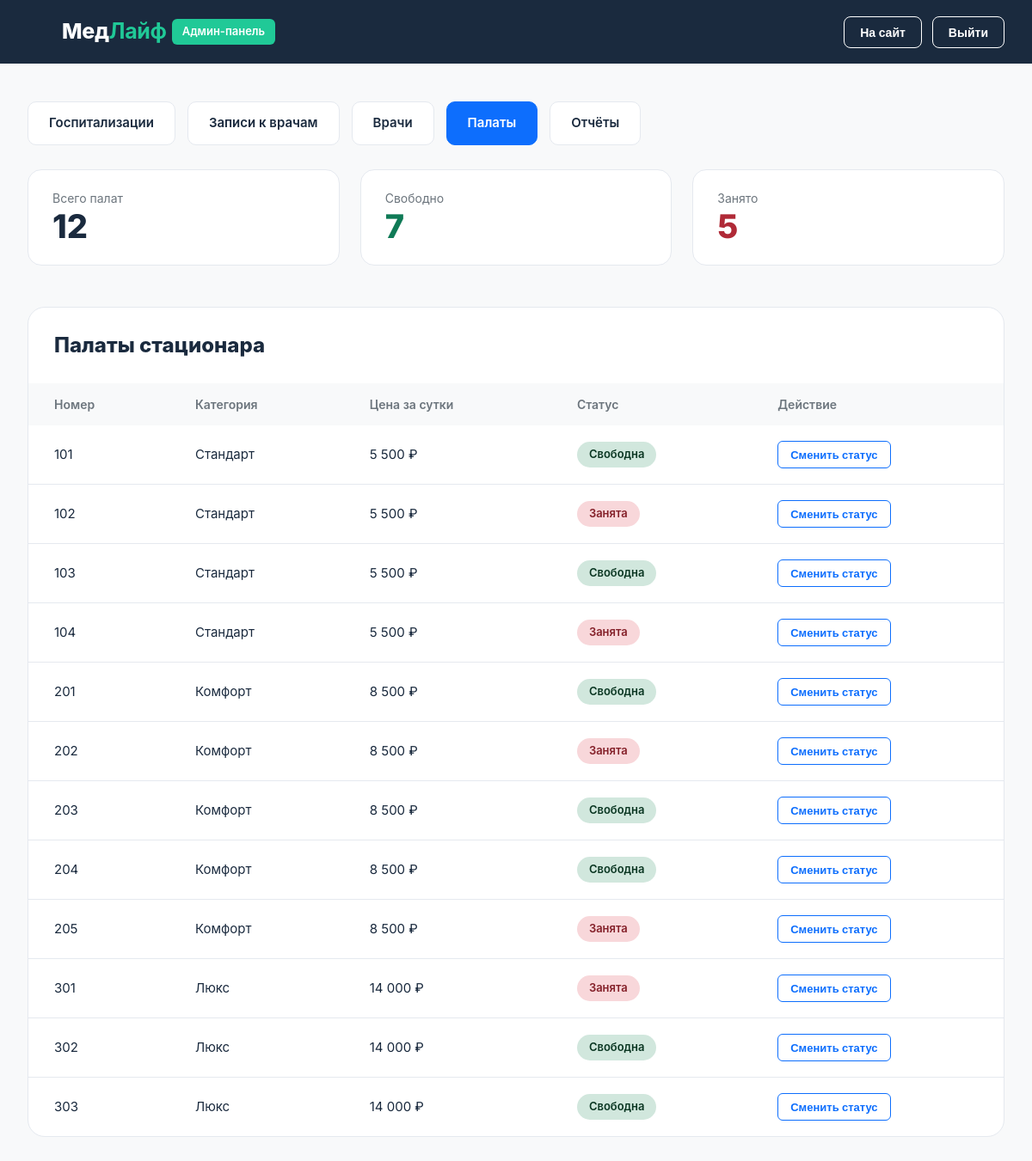
Page /admin.php?tab=rooms (signed in) on the committed database.
### tables this page shows
CREATE TABLE `rooms` (
  `id`          INT UNSIGNED NOT NULL AUTO_INCREMENT,
  `number`      VARCHAR(10)  NOT NULL,
  `category_id` INT UNSIGNED NOT NULL,
  `status`      ENUM('free','occupied') NOT NULL DEFAULT 'free',
  PRIMARY KEY (`id`),
  UNIQUE KEY `uq_rooms_number` (`number`),
  KEY `idx_rooms_category` (`category_id`),
  CONSTRAINT `fk_rooms_category` FOREIGN KEY (`category_id`) REFERENCES `room_categories` (`id`) ON DELETE RESTRICT
);

CREATE TABLE `room_categories` (
  `id`          INT UNSIGNED NOT NULL AUTO_INCREMENT,
  `name`        VARCHAR(100) NOT NULL,
  `description` VARCHAR(255) DEFAULT NULL,
  `price`       DECIMAL(10,2) NOT NULL,
  `photo`       VARCHAR(255) DEFAULT NULL,
  PRIMARY KEY (`id`),
  UNIQUE KEY `uq_room_categories_name` (`name`)
);

### admin.php (the view, shortened to what this page needs)
<?php
$tab = $_GET['tab'] ?? 'hospitalizations';
function tabs($tab) {
    $t = ['hospitalizations' => 'Госпитализации', 'appointments' => 'Записи к врачам', 'doctors' => 'Врачи', 'rooms' => 'Палаты', 'reports' => 'Отчёты'];
    echo '<div class="tabs">';
    foreach ($t as $k => $v) echo '<a class="tab ' . ($tab == $k ? 'active' : '') . '" href="?tab=' . $k . '">' . $v . '</a>';
    echo '</div>';
}
function act_form($action, $id, $label, $cls, $tab, $confirm = '') {
    return '<form method="post" action="admin_actions.php"' . ($confirm ? ' onsubmit="return confirm(\'' . $confirm . '\')"' : '') . '>'
        . csrf_field() . '<input type="hidden" name="action" value="' . $action . '"><input type="hidden" name="id" value="' . $id . '">'
        . '<input type="hidden" name="tab" value="' . $tab . '"><button class="btn btn-sm ' . $cls . '">' . $label . '</button></form>';
}
?><!DOCTYPE html>
<html lang="ru">
<head>
<link rel="stylesheet" href="assets/css/style.css">
</head>
<body>
<header class="header"><div class="container">
  <div style="display:flex;align-items:center"><a href="admin.php" class="logo"><?= icon('heart') ?><span>Мед<b>Лайф</b></span></a><span class="tag-admin">Админ-панель</span></div>
  <div class="hright"><a href="index.php" class="btn btn-ghost">На сайт</a><a href="logout.php" class="btn btn-ghost">Выйти</a></div>
</div></header>
<main><div class="container">
<?php tabs($tab); ?>
<?php if ($tab == 'hospitalizations'):
  $cnt = db_one("SELECT (SELECT COUNT(*) FROM hospitalizations) h, (SELECT COUNT(*) FROM appointments) a, (SELECT COUNT(*) FROM doctors WHERE is_active=1) d, (SELECT COUNT(*) FROM rooms WHERE status='free') r");
  $rows = db_all('SELECT h.*, p.full_name_enc, r.number, c.name cat FROM hospitalizations h
     JOIN patients p ON p.id=h.patient_id JOIN rooms r ON r.id=h.room_id JOIN room_categories c ON c.id=r.category_id
     ORDER BY FIELD(h.status,\'active\',\'planned\',\'completed\',\'cancelled\'), h.admission_date DESC');
  $pats = [];
  foreach (db_all('SELECT id, full_name_enc FROM patients') as $p) $pats[$p['id']] = ['id' => (int)$p['id'], 'name' => decrypt_field($p['full_name_enc']), 'appts' => []];
  foreach (db_all("SELECT a.id, a.patient_id, a.appointment_date, s.name spec FROM appointments a
      JOIN doctors d ON d.id=a.doctor_id JOIN specialties s ON s.id=d.specialty_id
      WHERE a.status='completed' ORDER BY a.appointment_date DESC") as $a)
    if (isset($pats[$a['patient_id']])) $pats[$a['patient_id']]['appts'][] = ['id' => (int)$a['id'], 'label' => $a['spec'] . ' · ' . fdate($a['appointment_date'])];
  usort($pats, fn($x, $y) => strcmp($x['name'], $y['name']));
  $cats = db_all('SELECT * FROM room_categories ORDER BY price');
  $roomsJs = [];
  foreach (db_all('SELECT r.id, r.number, r.status, r.category_id FROM rooms r ORDER BY r.number') as $r) $roomsJs[$r['category_id']][] = ['id' => (int)$r['id'], 'number' => $r['number'], 'free' => $r['status'] == 'free'];
  $catsJs = []; foreach ($cats as $c) $catsJs[$c['id']] = (float)$c['price'];
?>
  <div class="stats">
    <div class="stat"><div class="ico"><?= icon('bed') ?></div><div><b><?= (int)$cnt['h'] ?></b><small>Госпитализации</small></div></div>
    <div class="stat"><div class="ico"><?= icon('calendar') ?></div><div><b><?= (int)$cnt['a'] ?></b><small>Записи к врачам</small></div></div>
    <div class="stat"><div class="ico"><?= icon('users') ?></div><div><b><?= (int)$cnt['d'] ?></b><small>Врачи</small></div></div>
    <div class="stat"><div class="ico"><?= icon('door') ?></div><div><b><?= (int)$cnt['r'] ?></b><small>Свободные палаты</small></div></div>
  </div>
  <div class="panel">
    <div class="panel-h"><h2>Госпитализации</h2><button class="btn btn-primary btn-sm" data-open="hospModal">+ Оформить госпитализацию</button></div>
    <div class="table-wrap"><table>
      <tr><th>Пациент</th><th>Палата</th><th>Период</th><th>Стоимость</th><th>Основание</th><th>Статус</th><th>Действия</th></tr>
      <?php foreach ($rows as $h): ?>
      <tr>
        <td><?= h(decrypt_field($h['full_name_enc'])) ?></td>
        <td>№ <?= h($h['number']) ?> <?= h($h['cat']) ?></td>
        <td><?= fdate($h['admission_date']) ?> — <?= fdate($h['discharge_date']) ?></td>
        <td><?= money($h['total_cost']) ?></td>
        <td><?= $h['appointment_id'] ? 'После приёма' : 'Прямая' ?></td>
        <td><?= badge(hosp_status($h['status'])) ?></td>
        <td><?php
          if ($h['status'] == 'planned') echo act_form('hosp_cancel', $h['id'], 'Отменить', 'btn-danger', $tab, 'Отменить госпитализацию?') . act_form('hosp_start', $h['id'], 'В стационар', 'btn-green', $tab);
          elseif ($h['status'] == 'active') echo act_form('hosp_finish', $h['id'], 'Завершить', 'btn-green', $tab, 'Завершить госпитализацию и освободить палату?');
        ?></td>
      </tr>
      <?php endforeach; if (!$rows): ?><tr><td colspan="7" class="empty">Госпитализаций пока нет</td></tr><?php endif; ?>
    </table></div>
  </div>
  <div class="modal" id="hospModal"><div class="modal-box wide">
    <form method="post" action="admin_actions.php" id="hospForm">
      <?= csrf_field() ?><input type="hidden" name="action" value="hosp_create"><input type="hidden" name="tab" value="hospitalizations">
      <div class="modal-h"><h2>Оформление госпитализации</h2></div>
      <div class="modal-b">
        <div class="fg"><label>Пациент</label>
          <select name="patient_id" id="hPatient" required><option value="">Выберите пациента</option>
            <?php foreach ($pats as $p): ?><option value="<?= $p['id'] ?>"><?= h($p['name']) ?></option><?php endforeach; ?></select></div>
        <div class="fg"><label>Основание</label>
          <div class="seg"><label><input type="radio" name="basis" value="after" checked><span>После приёма</span></label><label><input type="radio" name="basis" value="direct"><span>Прямая</span></label></div></div>
        <div class="fg" id="hApptWrap"><label>Приём</label><select name="appointment_id" id="hAppt"></select><small id="hApptHint"></small></div>
        <div class="fg"><label>Категория</label>
          <select id="hCat" required><?php foreach ($cats as $c): ?><option value="<?= $c['id'] ?>"><?= h($c['name']) ?> — <?= money($c['price']) ?>/сут</option><?php endforeach; ?></select></div>
        <div class="fg"><label>Палата</label><select name="room_id" id="hRoom" required></select></div>
        <div class="fg"><label>Дата поступления</label><input type="date" name="admission_date" id="hD1" required value="<?= date('Y-m-d', strtotime('+1 day')) ?>"></div>
        <div class="fg"><label>Дата выписки</label><input type="date" name="discharge_date" id="hD2" required value="<?= date('Y-m-d', strtotime('+5 day')) ?>"></div>
      </div>
      <div class="modal-f"><div class="total" id="hTotal">Итого: —</div>
        <div style="display:flex;gap:12px"><button type="button" class="btn btn-sm" style="border-color:var(--line);background:#fff;padding:11px 22px;font-size:15px" data-close>Отмена</button><button class="btn btn-primary" style="padding:11px 24px">Оформить</button></div></div>
    </form>
  </div></div>
  <script>
  (function(){
    var P=<?= json_encode(array_values($pats), JSON_UNESCAPED_UNICODE) ?>, R=<?= json_encode($roomsJs) ?>, PR=<?= json_encode($catsJs) ?>;
    var $=function(i){return document.getElementById(i)};
    var pat=$('hPatient'),appt=$('hAppt'),wrap=$('hApptWrap'),cat=$('hCat'),room=$('hRoom'),d1=$('hD1'),d2=$('hD2'),tot=$('hTotal'),hint=$('hApptHint');
    function basis(){return document.querySelector('input[name=basis]:checked').value}
    function fillAppt(){
      var p=P.filter(function(x){return x.id==pat.value})[0];
      appt.innerHTML='';
      if(basis()=='direct'){wrap.style.display='none';appt.disabled=true;return}
      wrap.style.display='';appt.disabled=false;
      var list=p?p.appts:[];
      list.forEach(function(a){var o=document.createElement('option');o.value=a.id;o.textContent=a.label;appt.appendChild(o)});
      if(!list.length){var o=document.createElement('option');o.value='';o.textContent=p?'Нет состоявшихся приёмов':'Сначала выберите пациента';appt.appendChild(o)}
      hint.textContent=list.length?(list.length+' '+(list.length==1?'запись':'записи')):'';
    }
    function fillRooms(){
      room.innerHTML='';
      (R[cat.value]||[]).forEach(function(r){var o=document.createElement('option');o.value=r.id;o.textContent='Палата № '+r.number+(r.free?'':' (занята сейчас)');room.appendChild(o)});
      var f=Array.prototype.filter.call(room.options,function(o){return o.textContent.indexOf('занята')<0})[0]; if(f)room.value=f.value;
    }
    function calc(){
      var n=Math.round((new Date(d2.value)-new Date(d1.value))/86400000), pr=PR[cat.value]||0;
      tot.textContent=(n>0)?('Итого: '+(n*pr+500).toLocaleString('ru-RU')+' ₽ ('+n+' суток × '+pr.toLocaleString('ru-RU')+' ₽ + 500 ₽ за оформление)'):'Итого: проверьте даты';
    }
    pat.addEventListener('change',fillAppt);
    document.querySelectorAll('input[name=basis]').forEach(function(r){r.addEventListener('change',fillAppt)});
    cat.addEventListener('change',function(){fillRooms();calc()});
    [d1,d2].forEach(function(x){x.addEventListener('input',calc)});
    fillAppt();fillRooms();calc();
    // открытие из вкладки «Записи» с предзаполнением
    window.openHosp=function(pid,aid){pat.value=pid;document.querySelector('input[name=basis][value=after]').checked=true;fillAppt();appt.value=aid;$('hospModal').classList.add('open')};
    if(location.hash.indexOf('#hosp=')==0){var q=location.hash.slice(6).split('-');window.openHosp(q[0],q[1])}
  })();
  </script>
<?php elseif ($tab == 'rooms'):
  $st = room_stats();
  $rows = db_all('SELECT r.*, c.name cat, c.price FROM rooms r JOIN room_categories c ON c.id=r.category_id ORDER BY r.number'); ?>
  <div class="stat3">
    <div class="stat-card"><small>Всего палат</small><b><?= (int)$st['total'] ?></b></div>
    <div class="stat-card ok"><small>Свободно</small><b><?= (int)$st['free'] ?></b></div>
    <div class="stat-card bad"><small>Занято</small><b><?= (int)$st['occupied'] ?></b></div>
  </div>
  <div class="panel">
    <div class="panel-h"><h2>Палаты стационара</h2></div>
    <div class="table-wrap"><table>
      <tr><th>Номер</th><th>Категория</th><th>Цена за сутки</th><th>Статус</th><th>Действие</th></tr>
      <?php foreach ($rows as $r): ?>
      <tr><td><?= h($r['number']) ?></td><td><?= h($r['cat']) ?></td><td><?= money($r['price']) ?></td>
        <td><?= $r['status'] == 'free' ? '<span class="badge badge-ok">Свободна</span>' : '<span class="badge badge-bad">Занята</span>' ?></td>
        <td><?= act_form('room_toggle', $r['id'], 'Сменить статус', 'btn-outline', $tab) ?></td></tr>
      <?php endforeach; ?>
    </table></div>
  </div>
<?php endif; ?>
</div></main>
</body>
</html>

### assets/css/style.css (style rules this page uses)
:root { --blue:#0d6efd;--blue-d:#0b5ed7;--green:#20c997;--navy:#1a2a3e;--text:#1a2a3e;--muted:#6c757d;--bg:#f8f9fa;--line:#e5e9ef;--white:#fff;--r:16px }
* { box-sizing:border-box;margin:0;padding:0 }
html { scroll-behavior:smooth }
body { font-family:'Inter',-apple-system,'Segoe UI',Roboto,Arial,sans-serif;color:var(--text);background:var(--bg);line-height:1.5;font-size:16px;min-height:100vh;display:flex;flex-direction:column }
main { flex:1 }
a { color:inherit;text-decoration:none }
.container { max-width:1280px;margin:0 auto;padding:0 32px }
.btn { display:inline-flex;align-items:center;justify-content:center;gap:8px;padding:11px 22px;border-radius:8px;font:600 15px 'Inter',sans-serif;border:1.5px solid transparent;cursor:pointer;transition:.15s;white-space:nowrap }
.btn-outline { background:#fff;border-color:var(--blue);color:var(--blue) }
.btn-ghost { background:transparent;border-color:#fff;color:#fff }
.btn-sm { padding:7px 14px;font-size:13px;border-radius:6px }
.header { background:var(--navy);color:#fff;height:74px;position:sticky;top:0;z-index:50 }
.header .container { height:100%;display:flex;align-items:center;justify-content:space-between;gap:24px }
.logo { display:flex;align-items:center;gap:10px;font-size:25px;font-weight:800;letter-spacing:-.3px }
.logo b { color:var(--green) }
.hright { display:flex;gap:12px;align-items:center }
.header .btn { padding:9px 18px;font-size:14px }
.tag-admin { background:var(--green);color:#fff;font-size:13px;font-weight:600;padding:5px 12px;border-radius:6px;margin-left:6px }
.stat3 { display:grid;grid-template-columns:repeat(3,1fr);gap:24px;margin-bottom:48px }
.stat-card { background:#fff;border:1px solid var(--line);border-radius:var(--r);padding:22px 28px }
.stat-card small { color:var(--muted);font-size:14px;display:block }
.stat-card b { font-size:38px;font-weight:800;line-height:1.2 }
.stat-card.ok b { color:#0f7a56 }
.stat-card.bad b { color:#b02a37 }
.tabs { display:flex;gap:14px;flex-wrap:wrap;margin:44px 0 28px }
.tab { background:#fff;border:1px solid var(--line);border-radius:10px;padding:13px 24px;font-weight:600;font-size:15px }
.tab.active { background:var(--blue);border-color:var(--blue);color:#fff }
.panel { background:#fff;border:1px solid var(--line);border-radius:20px;overflow:hidden;margin-bottom:60px }
.panel-h { display:flex;justify-content:space-between;align-items:center;padding:26px 30px;gap:12px;flex-wrap:wrap }
.panel-h h2 { font-size:24px;font-weight:800 }
.table-wrap { overflow-x:auto }
table { width:100%;border-collapse:collapse }
th { background:var(--bg);text-align:left;color:var(--muted);font-weight:600;font-size:14px;padding:14px 30px;white-space:nowrap }
td { padding:18px 30px;border-bottom:1px solid var(--line);font-size:15px;vertical-align:middle }
tr:last-child td { border-bottom:0 }
td form { display:inline }
.badge { display:inline-block;padding:5px 14px;border-radius:99px;font-size:13px;font-weight:600;white-space:nowrap }
.badge-ok { background:#d1e7dd;color:#0a3622 }
.badge-bad { background:#f8d7da;color:#842029 }
td:last-child { white-space:nowrap }

### rows in the picture
rooms: number "101", category.name "Стандарт", category.price "5 500 ₽", status "Свободна"
rooms: number "102", category.name "Стандарт", category.price "5 500 ₽", status "Занята"
rooms: number "103", category.name "Стандарт", category.price "5 500 ₽", status "Свободна"
rooms: number "104", category.name "Стандарт", category.price "5 500 ₽", status "Занята"
rooms: number "201", category.name "Комфорт", category.price "8 500 ₽", status "Свободна"
rooms: number "202", category.name "Комфорт", category.price "8 500 ₽", status "Занята"
rooms: number "203", category.name "Комфорт", category.price "8 500 ₽", status "Свободна"
rooms: number "204", category.name "Комфорт", category.price "8 500 ₽", status "Свободна"
rooms: number "205", category.name "Комфорт", category.price "8 500 ₽", status "Занята"
rooms: number "301", category.name "Люкс", category.price "14 000 ₽", status "Занята"
rooms: number "302", category.name "Люкс", category.price "14 000 ₽", status "Свободна"
rooms: number "303", category.name "Люкс", category.price "14 000 ₽", status "Свободна"

### other values in the picture
$v "Госпитализации"
$v "Записи к врачам"
$v "Врачи"
$v "Палаты"
$v "Отчёты"
$st['total'] "12"
$st['free'] "7"
$st['occupied'] "5"
